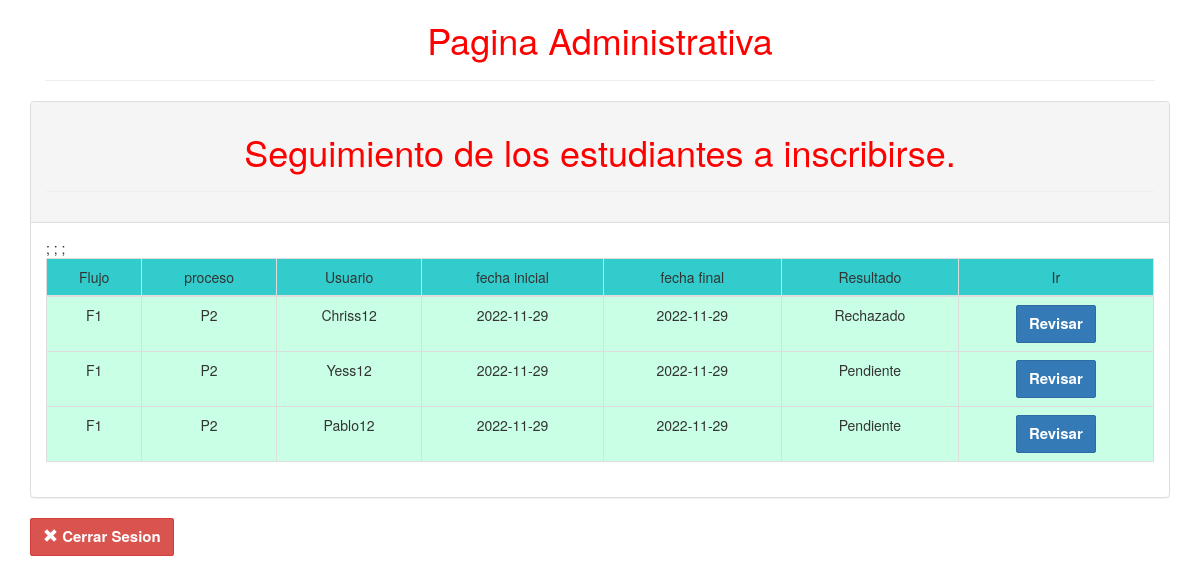
The page /EntradaKardex.php on the database its author committed.
### tables this page shows
CREATE TABLE `flujoprocesoseguimiento` (
  `id` int(11) NOT NULL,
  `Flujo` varchar(3) DEFAULT NULL,
  `Proceso` varchar(3) DEFAULT NULL,
  `Usuario` varchar(10) DEFAULT NULL,
  `FechaInicio` date DEFAULT NULL,
  `FechaFin` date DEFAULT NULL,
  `rechazo` varchar(10) DEFAULT 'pendiente'
);

### EntradaKardex.php (the view, shortened to what this page needs)
<!DOCTYPE html>
<html>
<head>
<link rel="stylesheet" href="bootstrap/css/bootstrap.min.css">
</head>
	<body>
	<div class="wrapper">
	<div class="container">
		<div class="col-lg-12">
			<center>
				<h1>Pagina Administrativa</h1>
			</center>
            <hr>
		</div>
		<br><br><br>
		<div class="row">
                <div class="col-lg-12">
                    <div class="panel panel-default">
                        <div class="panel-heading">
                           <h1> Seguimiento de los estudiantes a inscribirse.<h1>
                          <hr>
                        </div>
                        <div class="panel-body">
                            <div class="table-responsive">
                                <table class="table table-striped table-bordered table-hover">
                                    <thead>
                                        <tr>
                                            <td id="h">Flujo</td>
                                            <td id="h">proceso</td>
                                            <td id="h">Usuario</td>
                                            <td id="h">fecha inicial</td>
                                            <td id="h">fecha final</td>
                                            <td id="h">Resultado</td>
                                            <td id="h">Ir</td>
                                        </tr>
                                    </thead>
                                    <tbody>
									<?php
									include "conexion.php";
                                    $usuario=$_SESSION["usuario"];
                                    $sql="select * from flujoprocesoseguimiento where Usuario!='$usuario'";
                                    $resultado=mysqli_query($con, $sql);
                                    ?>
                                    <?php
                                        while ($fila=mysqli_fetch_array($resultado))
                                        {
                                            ?>
                                            <tr>
                                                <td><?php echo $fila["Flujo"]?></td>
                                                <td><?php echo $fila["Proceso"]?></td>
                                                <td><?php echo $fila["Usuario"]?></td>
                                                <td><?php echo $fila["FechaInicio"]?></td>
                                                <td><?php echo $fila["FechaFin"]?></td>
                                                <td><?php echo $fila["rechazo"]?></td>
                                                <td><a href='flujo.php?flujo=<?php echo $fila["Flujo"]?>&proceso=P4&rol=""'><button class="btn btn-primary">Revisar</td>;
                                            </tr>
                                        <?php
                                        }
                                        ?>
                                    </tbody>
                                </table>
                            </div>
                        </div>
                    </div>
                </div>
	</div>
    <a href="cerrar_sesion.php"><button class="btn btn-danger text-left"><span class="glyphicon glyphicon-remove" aria-hidden="true"></span> Cerrar Sesion</button></a>
	</div>
	</body>
</html>

### EntradaKardex.php (style rules this page uses)
.form-control, .btn { min-height: 38px; border-radius: 2px; }
.btn { font-size: 15px; font-weight: bold; }
td { text-align: center; background: #C9FFE5; }
#h { background: #33CCCC; }
h1 { color: red; text-align:center; }

### rows shown on the page
flujoprocesoseguimiento: Flujo "F1", Proceso "P2", Usuario "Chriss12", FechaInicio "2022-11-29", FechaFin "2022-11-29", rechazo "Rechazado"
flujoprocesoseguimiento: Flujo "F1", Proceso "P2", Usuario "Yess12", FechaInicio "2022-11-29", FechaFin "2022-11-29", rechazo "Pendiente"
flujoprocesoseguimiento: Flujo "F1", Proceso "P2", Usuario "Pablo12", FechaInicio "2022-11-29", FechaFin "2022-11-29", rechazo "Pendiente"
